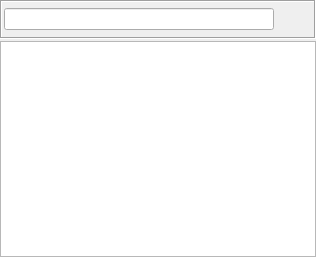
<?xml version="1.0" encoding="UTF-8"?>
<ui version="4.0">
 <class>GroupTreeWidget</class>
 <widget class="QWidget" name="GroupTreeWidget">
  <property name="geometry">
   <rect>
    <x>0</x>
    <y>0</y>
    <width>316</width>
    <height>257</height>
   </rect>
  </property>
  <layout class="QVBoxLayout" name="verticalLayout">
   <property name="spacing">
    <number>2</number>
   </property>
   <property name="leftMargin">
    <number>0</number>
   </property>
   <property name="topMargin">
    <number>0</number>
   </property>
   <property name="rightMargin">
    <number>0</number>
   </property>
   <property name="bottomMargin">
    <number>0</number>
   </property>
   <item>
    <widget class="QFrame" name="titleBarFrame">
     <property name="sizePolicy">
      <sizepolicy hsizetype="Preferred" vsizetype="Maximum">
       <horstretch>0</horstretch>
       <verstretch>0</verstretch>
      </sizepolicy>
     </property>
     <property name="frameShape">
      <enum>QFrame::Box</enum>
     </property>
     <property name="frameShadow">
      <enum>QFrame::Sunken</enum>
     </property>
     <layout class="QHBoxLayout" name="horizontalLayout">
      <property name="leftMargin">
       <number>2</number>
      </property>
      <property name="topMargin">
       <number>2</number>
      </property>
      <property name="rightMargin">
       <number>2</number>
      </property>
      <property name="bottomMargin">
       <number>2</number>
      </property>
      <item>
       <widget class="LineEditClear" name="filterLineEdit"/>
      </item>
      <item>
       <widget class="QToolButton" name="displayButton">
        <property name="focusPolicy">
         <enum>Qt::NoFocus</enum>
        </property>
        <property name="toolTip">
         <string>Display</string>
        </property>
        <property name="icon">
         <iconset resource="../images.qrc">
          <normaloff>:/images/looknfeel.png</normaloff>:/images/looknfeel.png</iconset>
        </property>
        <property name="iconSize">
         <size>
          <width>24</width>
          <height>24</height>
         </size>
        </property>
        <property name="popupMode">
         <enum>QToolButton::InstantPopup</enum>
        </property>
        <property name="autoRaise">
         <bool>true</bool>
        </property>
       </widget>
      </item>
     </layout>
    </widget>
   </item>
   <item>
    <widget class="RSTreeWidget" name="treeWidget">
     <property name="enabled">
      <bool>true</bool>
     </property>
     <property name="sizePolicy">
      <sizepolicy hsizetype="Preferred" vsizetype="Expanding">
       <horstretch>0</horstretch>
       <verstretch>0</verstretch>
      </sizepolicy>
     </property>
     <property name="contextMenuPolicy">
      <enum>Qt::CustomContextMenu</enum>
     </property>
     <property name="editTriggers">
      <set>QAbstractItemView::NoEditTriggers</set>
     </property>
     <property name="iconSize">
      <size>
       <width>19</width>
       <height>19</height>
      </size>
     </property>
     <property name="allColumnsShowFocus">
      <bool>true</bool>
     </property>
     <attribute name="headerVisible">
      <bool>false</bool>
     </attribute>
     <attribute name="headerStretchLastSection">
      <bool>false</bool>
     </attribute>
     <column>
      <property name="text">
       <string notr="true">1</string>
      </property>
     </column>
    </widget>
   </item>
  </layout>
 </widget>
 <customwidgets>
  <customwidget>
   <class>LineEditClear</class>
   <extends>QLineEdit</extends>
   <header location="global">gui/common/LineEditClear.h</header>
  </customwidget>
  <customwidget>
   <class>RSTreeWidget</class>
   <extends>QTreeWidget</extends>
   <header>gui/common/RSTreeWidget.h</header>
  </customwidget>
 </customwidgets>
 <resources>
  <include location="../images.qrc"/>
 </resources>
 <connections/>
</ui>
